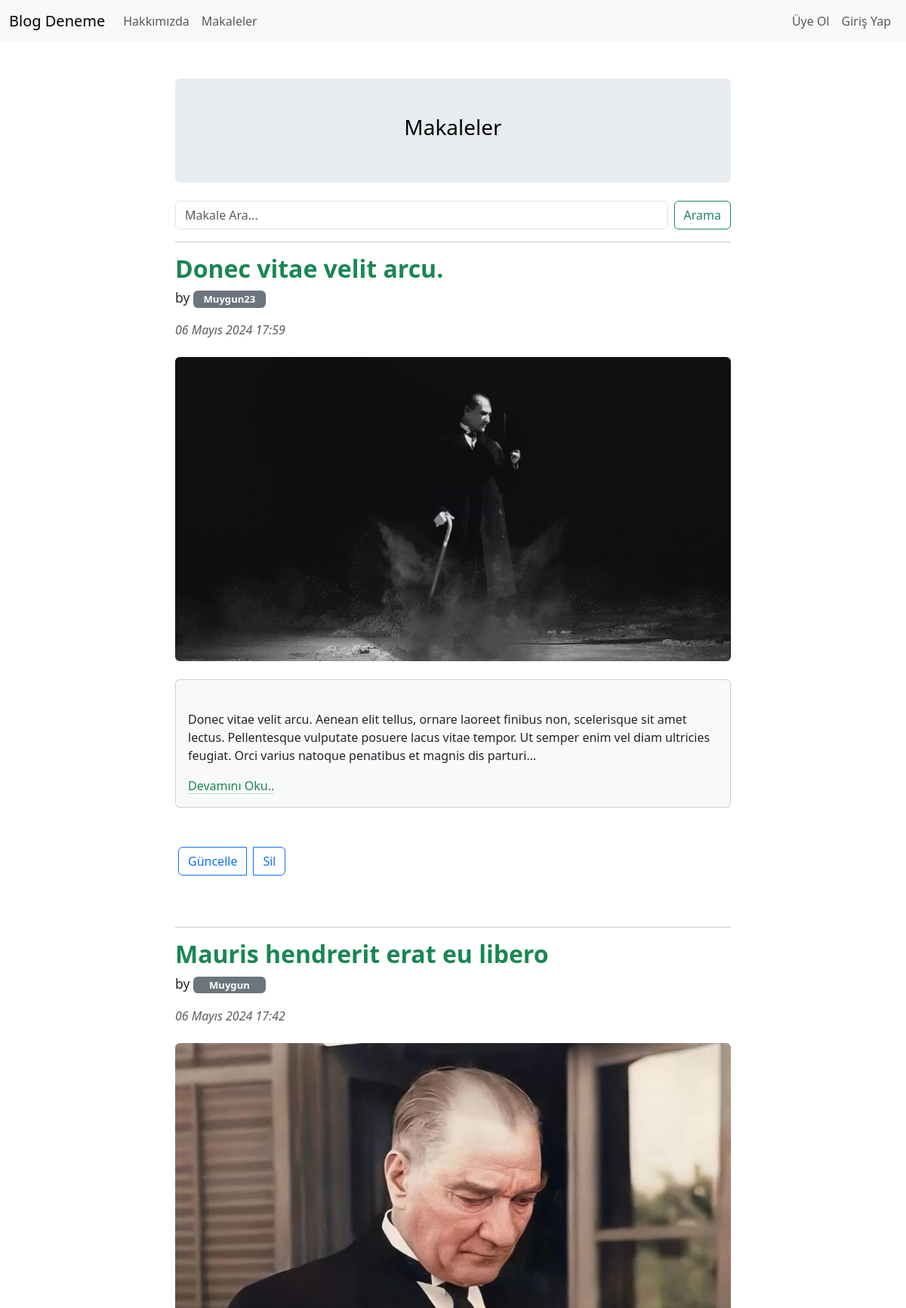
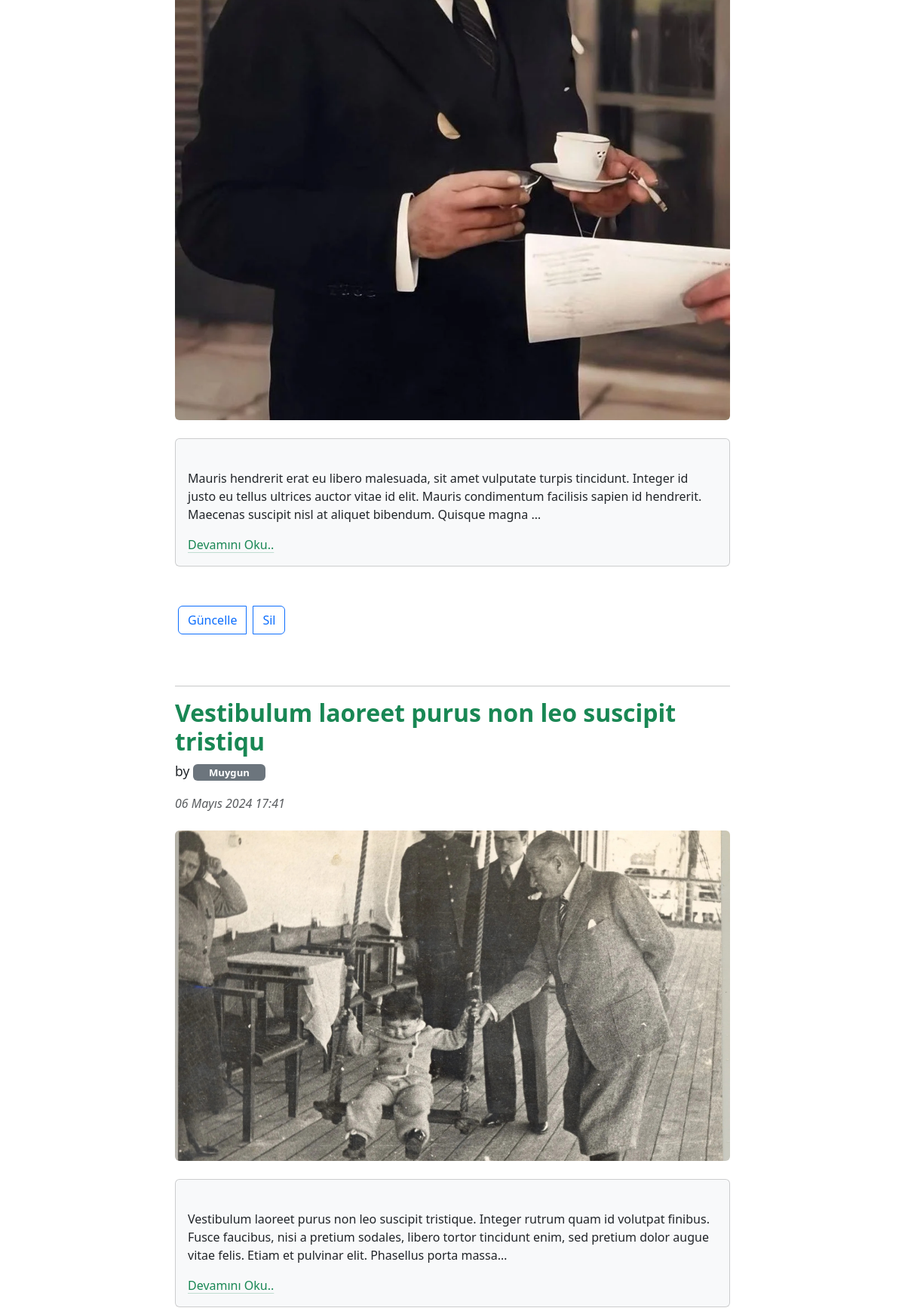
The app's page /articles/ (upper part) with its own data (2 pictures, top to bottom).
### article/models.py (models this page shows, shortened)
class Article(models.Model):
    author = models.ForeignKey("auth.User", on_delete = models.CASCADE, verbose_name = "Yazar")
    title = models.CharField(max_length = 50, verbose_name = "Başlık")
    content = RichTextField()
    created_date = models.DateTimeField(auto_now_add=True, verbose_name = "Oluşturma Tarihi")
    article_image = models.FileField(blank = True,null = True,verbose_name="Makaleye Fotoğraf Ekleyin")
    class Meta:
        ordering = ["-created_date"]

### article/views.py (the view)
# urls.py: path('', views.articles,name = "articles"),
def articles(request):
    keyword = request.GET.get("keyword")
    if keyword:
        articles = Article.objects.filter(title__contains = keyword)
        return render(request,"articles.html", {"articles":articles})
    articles = Article.objects.all()
    return render(request, "articles.html",{"articles":articles})

### templates/articles.html (shortened to what this page needs)
{% extends 'base.html' %}
{% block body %}
  <div class="p-4 p-md-5 mb-4 rounded text-body-emphasis bg-body-secondary text-center">
    <h3>Makaleler</h3>
  </div>
  <form class="d-flex" role="search">
    <input class="form-control me-2" type="search" name="keyword" placeholder="Makale Ara..." aria-label="Search" />
    <button class="btn btn-outline-success" type="submit">Arama</button>
  </form>
  {% if articles %}
    {% for article in articles %}
      <hr />
      <div class="row">
        <div class="col-sm-12">
          <article>
            <header class="mb-4">
              <a class="link-success link-offset-2 link-underline link-underline-opacity-0" href="{% url "article:detail" article.id %}"><h2 class="fw-bolder mb-1">{{ article.title }}</h2></a>
              <p class="lead">
                <small>
                  by
                  <span class="badge text-bg-secondary text-wrap" style="width: 6rem;">{{ article.author.username }}</span>
                </small>
              </p>
              <div class="text-muted fst-italic mb-2">{{ article.created_date }}</div>
            </header>
            {% if article.article_image %}
              <figure class="mb-4">
                <a href="{% url "article:detail" article.id %}"><img class="img-fluid rounded" src="{{ article.article_image.url }}" alt="" /></a>
              </figure>
            {% endif %}
            <section class="mb-5">
              <div class="card bg-light">
                <div class="card-body">
                  <p class="fs-5 mb-4">{{ article.content|safe|truncatechars:250 }}</p>
                  <a href="{% url "article:detail" article.id %}" class="link-success link-offset-2 link-underline-opacity-25 link-underline-opacity-100-hover">Devamını Oku..</a>
                </div>
              </div>
              <div class="btn-group mt-5" role="group" aria-label="Default button group">
                <a href=" {% url "article:update" article.id %}" class="btn btn-outline-primary m-1">Güncelle</a>
                <a href="{% url "article:delete" article.id %}" class="btn btn-outline-primary m-1">Sil</a>
              </div>
            </section>
          </article>
        </div>
      </div>
    {% endfor %}
  {% else %}
    <div class="alert alert-danger">
      <p>Makale bulunamadı..</p>
    </div>
  {% endif %}
{% endblock %}

### templates/base.html (shortened to what this page needs)
<!DOCTYPE html>
{% load static %}
<html lang="en">
  <head>
    <link rel="stylesheet" href="{% static 'css/bootstrap.min.css' %}" />
  </head>
  <body>
    {% include 'includes/navbar.html' %}
    <div class="container">
      <div class="row mt-5 mb-5">
        <div class="col-sm-8 offset-sm-2">
          {% block body %}
          {% endblock %}
        </div>
      </div>
    </div>
  </body>
</html>

### templates/includes/navbar.html (shortened to what this page needs)
<nav class="navbar navbar-expand-lg bg-body-tertiary">
  <div class="container-fluid">
    <a class="navbar-brand" href="{% url "index" %}">Blog Deneme</a>
    <div class="collapse navbar-collapse" id="navbarSupportedContent">
      <ul class="navbar-nav me-auto mb-2 mb-lg-0">
        <li class="nav-item">
          <a class="nav-link" aria-current="page" href="{% url "about_us" %}">Hakkımızda</a>
        </li>
        <li class="nav-item">
          <a class="nav-link" aria-current="page" href="{% url 'article:articles'  %}">Makaleler</a>
        </li>
      </ul>
      <ul class="navbar-nav mb-2 mb-lg-0">
        {% if request.user.is_authenticated %}
          <li class="nav-item d-flex">
            <a class="nav-link" aria-current="page" href="{% url 'article:dashboard'  %}"> {{ request.user.username }} Kontrol Paneli</a>
          </li>
          <li class="nav-item d-flex">
            <a class="nav-link" aria-current="page" href="{% url "user:logout" %}">Çıkış Yap</a>
          </li>
        {% else %}
          <li class="nav-item d-flex">
            <a class="nav-link" aria-current="page" href="{% url 'user:register' %}">Üye Ol</a>
          </li>
          <li class="nav-item d-flex">
            <a class="nav-link" aria-current="page" href="{% url 'user:login' %}">Giriş Yap</a>
          </li>
        {% endif %}
      </ul>
    </div>
  </div>
</nav>

### records on screen
Article: title "Donec vitae velit arcu.", author.username "Muygun23", created_date "06 Mayıs 2024 17:59", article_image (picture), content "Donec vitae velit arcu. Aenean elit tellus, ornare laoreet finibus non, scelerisque sit amet lectus. Pellentesque vulputate posuere lacus vitae tempor. Ut semper enim vel diam ultricies feugiat. Orci varius natoque penatibus et magnis dis parturi…"
Article: title "Mauris hendrerit erat eu libero", author.username "Muygun", created_date "06 Mayıs 2024 17:42", article_image (picture), content "Mauris hendrerit erat eu libero malesuada, sit amet vulputate turpis tincidunt. Integer id justo eu tellus ultrices auctor vitae id elit. Mauris condimentum facilisis sapien id hendrerit. Maecenas suscipit nisl at aliquet bibendum. Quisque magna …"
Article: title "Vestibulum laoreet purus non leo suscipit tristiqu", author.username "Muygun", created_date "06 Mayıs 2024 17:41", article_image (picture), content "Vestibulum laoreet purus non leo suscipit tristique. Integer rutrum quam id volutpat finibus. Fusce faucibus, nisi a pretium sodales, libero tortor tincidunt enim, sed pretium dolor augue vitae felis. Etiam et pulvinar elit. Phasellus porta massa…"
